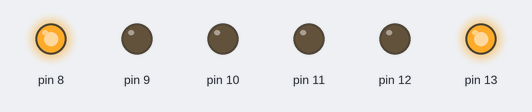
Recording of a sketch running on a simulated Arduino Uno, built with avr-gcc and run on an emulated ATmega328P. Parts: output pins drawn as LEDs (lit = HIGH).

Above: at 1.2 s.
At 2.6 s:
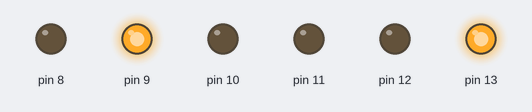
At 4.1 s:
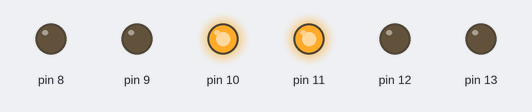
At 5.6 s:
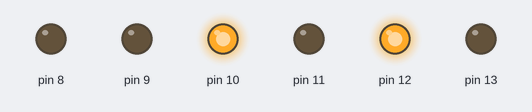
Timing chart, 0 to 7.6 s (numbered marks = the images above):
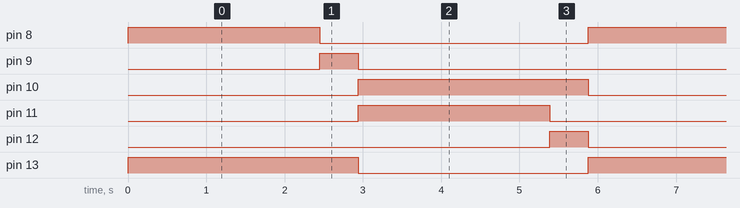

The sketch:

Rutina_semaforo.ino
```cpp
void setup()
{
DDRB = DDRB | B00111111; // Data Direction Register B: Inputs 0-6, Output 7
}

void loop()
{

asm (
"inicio: \n\t"
"sbi 0x05,0x00 \n\t"
"sbi 0x05,0x05 \n\t"
"call tiempo \n\t"
"call tiempo \n\t"
"call tiempo \n\t"
"call tiempo \n\t"
"call tiempo \n\t"  //5 s
"cbi 0x05,0x00 \n\t"
"sbi 0x05,0x01 \n\t"
"call tiempo \n\t"  //1 s
"cbi 0x05,0x01 \n\t"
"sbi 0x05,0x02 \n\t"
"sbi 0x05,0x03 \n\t"
"cbi 0x05,0x05 \n\t"
"call tiempo \n\t"
"call tiempo \n\t"
"call tiempo \n\t"
"call tiempo \n\t"
"call tiempo \n\t"  //5s
"cbi 0x05,0x03 \n\t"
"sbi 0x05,0x04 \n\t"
"call tiempo \n\t"  //1s
"cbi 0x05,0x04 \n\t"
"cbi 0x05,0x02 \n\t"
"jmp inicio \n\t"

"tiempo: \n\t"
"LDI r22, 40 \n\t"
"LOOP_3: \n\t"
"LDI r21, 255 \n\t"
"LOOP_2: \n\t"
"LDI r20, 255 \n\t"
"LOOP_1: \n\t"
"DEC r20 \n\t"
"BRNE LOOP_1 \n\t"
"DEC r21 \n\t"
"BRNE LOOP_2 \n\t"
"DEC r22 \n\t"
"BRNE LOOP_3 \n\t"
"ret \n\t"
);
}
```

Measured:
- by itself, pin 8, pin 11: alternates HIGH for 2.4 s and LOW for 3.4 s
- by itself, pin 9, pin 12: alternates HIGH for 0.49 s and LOW for 5.4 s
- by itself, pin 10, pin 13: alternates HIGH for 2.9 s and LOW for 2.9 s
